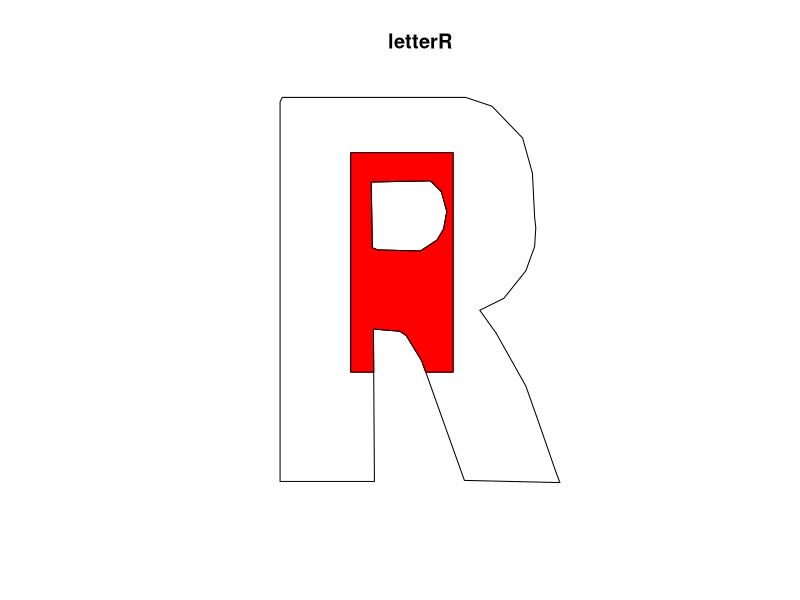

Reproduce this figure in R.
library(spatstat)


### Name: Extract.owin
### Title: Extract Subset of Window
### Aliases: [.owin
### Keywords: spatial manip

### ** Examples

 W <- owin(c(2.5, 3.2), c(1.4, 2.9))
 plot(letterR)
 plot(letterR[W], add=TRUE, col="red")
